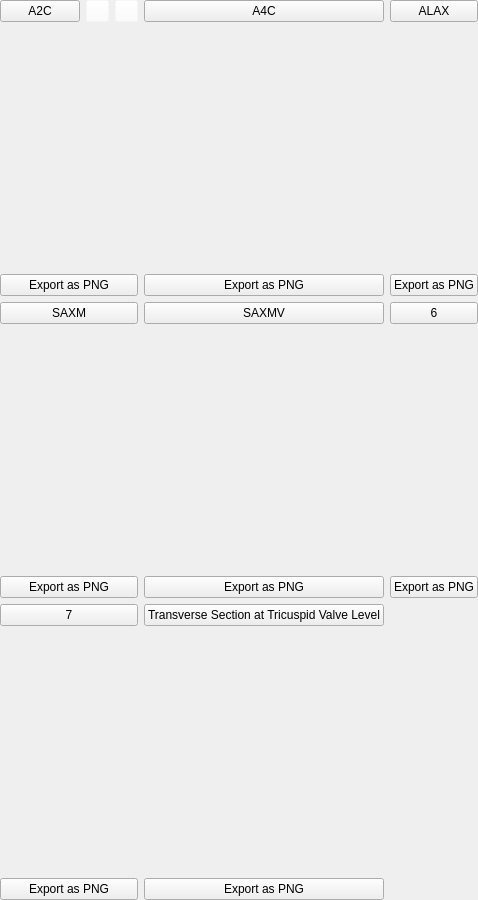
               <widget class="MyGridWidget" name="gridWidget_2" native="true">
                <property name="sizePolicy">
                 <sizepolicy hsizetype="Expanding" vsizetype="Expanding">
                  <horstretch>0</horstretch>
                  <verstretch>0</verstretch>
                 </sizepolicy>
                </property>
                <layout class="QGridLayout" name="gridLayout_3">
                 <property name="leftMargin">
                  <number>0</number>
                 </property>
                 <property name="topMargin">
                  <number>0</number>
                 </property>
                 <property name="rightMargin">
                  <number>0</number>
                 </property>
                 <property name="bottomMargin">
                  <number>0</number>
                 </property>
                 <item row="0" column="0">
                  <layout class="QVBoxLayout" name="verticalLayout_19">
                   <item>
                    <layout class="QHBoxLayout" name="horizontalLayout_8">
                     <item>
                      <widget class="QPushButton" name="pushButton_22">
                       <property name="sizePolicy">
                        <sizepolicy hsizetype="Expanding" vsizetype="Fixed">
                         <horstretch>0</horstretch>
                         <verstretch>0</verstretch>
                        </sizepolicy>
                       </property>
                       <property name="minimumSize">
                        <size>
                         <width>0</width>
                         <height>0</height>
                        </size>
                       </property>
                       <property name="maximumSize">
                        <size>
                         <width>16777215</width>
                         <height>16777215</height>
                        </size>
                       </property>
                       <property name="styleSheet">
                        <string notr="true">font: 10px &quot;MS Shell Dlg 2&quot;;</string>
                       </property>
                       <property name="text">
                        <string>A2C</string>
                       </property>
                      </widget>
                     </item>
                     <item>
                      <widget class="QPushButton" name="pushButton_12">
                       <property name="sizePolicy">
                        <sizepolicy hsizetype="Fixed" vsizetype="Fixed">
                         <horstretch>0</horstretch>
                         <verstretch>0</verstretch>
                        </sizepolicy>
                       </property>
                       <property name="maximumSize">
                        <size>
                         <width>23</width>
                         <height>16777215</height>
                        </size>
                       </property>
                       <property name="styleSheet">
                        <string notr="true">image: url(:/images/Counterclockwise_rotating_circular_arrow_symbol.png);
background-color: rgba(255, 255, 255, 0);</string>
                       </property>
                       <property name="text">
                        <string/>
                       </property>
                      </widget>
                     </item>
                     <item>
                      <widget class="QPushButton" name="pushButton_23">
                       <property name="sizePolicy">
                        <sizepolicy hsizetype="Fixed" vsizetype="Fixed">
                         <horstretch>0</horstretch>
                         <verstretch>0</verstretch>
                        </sizepolicy>
                       </property>
                       <property name="maximumSize">
                        <size>
                         <width>23</width>
                         <height>16777215</height>
                        </size>
                       </property>
                       <property name="styleSheet">
                        <string notr="true">image: url(:/images/Clockwise_rotating_circular_arrow_symbol.png);
background-color: rgba(255, 255, 255, 0);</string>
                       </property>
                       <property name="text">
                        <string/>
                       </property>
                      </widget>
                     </item>
                    </layout>
                   </item>
                   <item>
                    <widget class="QLabel" name="label_28">
                     <property name="sizePolicy">
                      <sizepolicy hsizetype="Expanding" vsizetype="Expanding">
                       <horstretch>0</horstretch>
                       <verstretch>0</verstretch>
                      </sizepolicy>
                     </property>
                     <property name="minimumSize">
                      <size>
                       <width>0</width>
                       <height>240</height>
                      </size>
                     </property>
                     <property name="maximumSize">
                      <size>
                       <width>16777215</width>
                       <height>16777215</height>
                      </size>
                     </property>
                     <property name="text">
                      <string/>
                     </property>
                     <property name="pixmap">
                      <pixmap>:/images/annotated_heart_sample.png</pixmap>
                     </property>
                     <property name="scaledContents">
                      <bool>true</bool>
                     </property>
                    </widget>
                   </item>
                   <item>
                    <widget class="QPushButton" name="pushButton_24">
                     <property name="sizePolicy">
                      <sizepolicy hsizetype="Expanding" vsizetype="Fixed">
                       <horstretch>0</horstretch>
                       <verstretch>0</verstretch>
                      </sizepolicy>
                     </property>
                     <property name="minimumSize">
                      <size>
                       <width>0</width>
                       <height>0</height>
                      </size>
                     </property>
                     <property name="maximumSize">
                      <size>
                       <width>16777215</width>
                       <height>16777215</height>
                      </size>
                     </property>
                     <property name="text">
                      <string>Export as PNG</string>
                     </property>
                    </widget>
                   </item>
                  </layout>
                 </item>
                 <item row="0" column="1">
                  <layout class="QVBoxLayout" name="verticalLayout_20">
                   <item>
                    <widget class="QPushButton" name="pushButton_25">
                     <property name="sizePolicy">
                      <sizepolicy hsizetype="Expanding" vsizetype="Fixed">
                       <horstretch>0</horstretch>
                       <verstretch>0</verstretch>
                      </sizepolicy>
                     </property>
                     <property name="minimumSize">
                      <size>
                       <width>0</width>
                       <height>0</height>
                      </size>
                     </property>
                     <property name="maximumSize">
                      <size>
                       <width>16777215</width>
                       <height>16777215</height>
                      </size>
                     </property>
                     <property name="styleSheet">
                      <string notr="true">font: 10px &quot;MS Shell Dlg 2&quot;;</string>
                     </property>
                     <property name="text">
                      <string>A4C</string>
                     </property>
                    </widget>
                   </item>
                   <item>
                    <widget class="QLabel" name="label_29">
                     <property name="sizePolicy">
                      <sizepolicy hsizetype="Expanding" vsizetype="Expanding">
                       <horstretch>0</horstretch>
                       <verstretch>0</verstretch>
                      </sizepolicy>
                     </property>
                     <property name="minimumSize">
                      <size>
                       <width>0</width>
                       <height>240</height>
                      </size>
                     </property>
                     <property name="maximumSize">
                      <size>
                       <width>16777215</width>
                       <height>16777215</height>
                      </size>
                     </property>
                     <property name="text">
                      <string/>
                     </property>
                     <property name="pixmap">
                      <pixmap>:/images/annotated_heart_sample.png</pixmap>
                     </property>
                     <property name="scaledContents">
                      <bool>true</bool>
                     </property>
                    </widget>
                   </item>
                   <item>
                    <widget class="QPushButton" name="pushButton_26">
                     <property name="sizePolicy">
                      <sizepolicy hsizetype="Expanding" vsizetype="Fixed">
                       <horstretch>0</horstretch>
                       <verstretch>0</verstretch>
                      </sizepolicy>
                     </property>
                     <property name="minimumSize">
                      <size>
                       <width>0</width>
                       <height>0</height>
                      </size>
                     </property>
                     <property name="maximumSize">
                      <size>
                       <width>16777215</width>
                       <height>16777215</height>
                      </size>
                     </property>
                     <property name="text">
                      <string>Export as PNG</string>
                     </property>
                    </widget>
                   </item>
                  </layout>
                 </item>
                 <item row="1" column="0">
                  <layout class="QVBoxLayout" name="verticalLayout_21">
                   <item>
                    <widget class="QPushButton" name="pushButton_27">
                     <property name="sizePolicy">
                      <sizepolicy hsizetype="Expanding" vsizetype="Fixed">
                       <horstretch>0</horstretch>
                       <verstretch>0</verstretch>
                      </sizepolicy>
                     </property>
                     <property name="minimumSize">
                      <size>
                       <width>0</width>
                       <height>0</height>
                      </size>
                     </property>
                     <property name="maximumSize">
                      <size>
                       <width>16777215</width>
                       <height>16777215</height>
                      </size>
                     </property>
                     <property name="styleSheet">
                      <string notr="true">font: 10px &quot;MS Shell Dlg 2&quot;;</string>
                     </property>
                     <property name="text">
                      <string>SAXM</string>
                     </property>
                    </widget>
                   </item>
                   <item>
                    <widget class="QLabel" name="label_30">
                     <property name="sizePolicy">
                      <sizepolicy hsizetype="Expanding" vsizetype="Expanding">
                       <horstretch>0</horstretch>
                       <verstretch>0</verstretch>
                      </sizepolicy>
                     </property>
                     <property name="minimumSize">
                      <size>
                       <width>0</width>
                       <height>240</height>
                      </size>
                     </property>
                     <property name="maximumSize">
                      <size>
                       <width>16777215</width>
                       <height>16777215</height>
                      </size>
                     </property>
                     <property name="text">
                      <string/>
                     </property>
                     <property name="pixmap">
                      <pixmap>:/images/annotated_heart_sample.png</pixmap>
                     </property>
                     <property name="scaledContents">
                      <bool>true</bool>
                     </property>
                    </widget>
                   </item>
                   <item>
                    <widget class="QPushButton" name="pushButton_28">
                     <property name="sizePolicy">
                      <sizepolicy hsizetype="Expanding" vsizetype="Fixed">
                       <horstretch>0</horstretch>
                       <verstretch>0</verstretch>
                      </sizepolicy>
                     </property>
                     <property name="minimumSize">
                      <size>
                       <width>0</width>
                       <height>0</height>
                      </size>
                     </property>
                     <property name="maximumSize">
                      <size>
                       <width>16777215</width>
                       <height>16777215</height>
                      </size>
                     </property>
                     <property name="text">
                      <string>Export as PNG</string>
                     </property>
                    </widget>
                   </item>
                  </layout>
                 </item>
                 <item row="1" column="1">
                  <layout class="QVBoxLayout" name="verticalLayout_22">
                   <item>
                    <widget class="QPushButton" name="pushButton_29">
                     <property name="sizePolicy">
                      <sizepolicy hsizetype="Expanding" vsizetype="Fixed">
                       <horstretch>0</horstretch>
                       <verstretch>0</verstretch>
                      </sizepolicy>
                     </property>
                     <property name="minimumSize">
                      <size>
                       <width>0</width>
                       <height>0</height>
                      </size>
                     </property>
                     <property name="maximumSize">
                      <size>
                       <width>16777215</width>
                       <height>16777215</height>
                      </size>
                     </property>
                     <property name="styleSheet">
                      <string notr="true">font: 10px &quot;MS Shell Dlg 2&quot;;</string>
                     </property>
                     <property name="text">
                      <string>SAXMV</string>
                     </property>
                    </widget>
                   </item>
                   <item>
                    <widget class="QLabel" name="label_31">
                     <property name="sizePolicy">
                      <sizepolicy hsizetype="Expanding" vsizetype="Expanding">
                       <horstretch>0</horstretch>
                       <verstretch>0</verstretch>
                      </sizepolicy>
                     </property>
                     <property name="minimumSize">
                      <size>
                       <width>0</width>
                       <height>240</height>
                      </size>
                     </property>
                     <property name="maximumSize">
                      <size>
                       <width>16777215</width>
                       <height>16777215</height>
                      </size>
                     </property>
                     <property name="text">
                      <string/>
                     </property>
                     <property name="pixmap">
                      <pixmap>:/images/annotated_heart_sample.png</pixmap>
                     </property>
                     <property name="scaledContents">
                      <bool>true</bool>
                     </property>
                    </widget>
                   </item>
                   <item>
                    <widget class="QPushButton" name="pushButton_30">
                     <property name="sizePolicy">
                      <sizepolicy hsizetype="Expanding" vsizetype="Fixed">
                       <horstretch>0</horstretch>
                       <verstretch>0</verstretch>
                      </sizepolicy>
                     </property>
                     <property name="minimumSize">
                      <size>
                       <width>0</width>
                       <height>0</height>
                      </size>
                     </property>
                     <property name="maximumSize">
                      <size>
                       <width>16777215</width>
                       <height>16777215</height>
                      </size>
                     </property>
                     <property name="text">
                      <string>Export as PNG</string>
                     </property>
                    </widget>
                   </item>
                  </layout>
                 </item>
                 <item row="0" column="2">
                  <layout class="QVBoxLayout" name="verticalLayout_23">
                   <item>
                    <widget class="QPushButton" name="pushButton_31">
                     <property name="sizePolicy">
                      <sizepolicy hsizetype="Expanding" vsizetype="Fixed">
                       <horstretch>0</horstretch>
                       <verstretch>0</verstretch>
                      </sizepolicy>
                     </property>
                     <property name="minimumSize">
                      <size>
                       <width>0</width>
                       <height>0</height>
                      </size>
                     </property>
                     <property name="maximumSize">
                      <size>
                       <width>16777215</width>
                       <height>16777215</height>
                      </size>
                     </property>
                     <property name="styleSheet">
                      <string notr="true">font: 10px &quot;MS Shell Dlg 2&quot;;</string>
                     </property>
                     <property name="text">
                      <string>ALAX</string>
                     </property>
                    </widget>
                   </item>
                   <item>
                    <widget class="QLabel" name="label_32">
                     <property name="sizePolicy">
                      <sizepolicy hsizetype="Expanding" vsizetype="Expanding">
                       <horstretch>0</horstretch>
                       <verstretch>0</verstretch>
                      </sizepolicy>
                     </property>
                     <property name="minimumSize">
                      <size>
                       <width>0</width>
                       <height>240</height>
                      </size>
                     </property>
                     <property name="maximumSize">
                      <size>
                       <width>16777215</width>
                       <height>16777215</height>
                      </size>
                     </property>
                     <property name="text">
                      <string/>
                     </property>
                     <property name="pixmap">
                      <pixmap>:/images/annotated_heart_sample.png</pixmap>
                     </property>
                     <property name="scaledContents">
                      <bool>true</bool>
                     </property>
                    </widget>
                   </item>
                   <item>
                    <widget class="QPushButton" name="pushButton_32">
                     <property name="sizePolicy">
                      <sizepolicy hsizetype="Expanding" vsizetype="Fixed">
                       <horstretch>0</horstretch>
                       <verstretch>0</verstretch>
                      </sizepolicy>
                     </property>
                     <property name="minimumSize">
                      <size>
                       <width>0</width>
                       <height>0</height>
                      </size>
                     </property>
                     <property name="maximumSize">
                      <size>
                       <width>16777215</width>
                       <height>16777215</height>
                      </size>
                     </property>
                     <property name="text">
                      <string>Export as PNG</string>
                     </property>
                    </widget>
                   </item>
                  </layout>
                 </item>
                 <item row="1" column="2">
                  <layout class="QVBoxLayout" name="verticalLayout_24">
                   <item>
                    <widget class="QPushButton" name="pushButton_33">
                     <property name="sizePolicy">
                      <sizepolicy hsizetype="Expanding" vsizetype="Fixed">
                       <horstretch>0</horstretch>
                       <verstretch>0</verstretch>
                      </sizepolicy>
                     </property>
                     <property name="minimumSize">
                      <size>
                       <width>0</width>
                       <height>0</height>
                      </size>
                     </property>
                     <property name="maximumSize">
                      <size>
                       <width>16777215</width>
                       <height>16777215</height>
                      </size>
                     </property>
                     <property name="styleSheet">
                      <string notr="true">font: 10px &quot;MS Shell Dlg 2&quot;;</string>
                     </property>
                     <property name="text">
                      <string>6</string>
                     </property>
                    </widget>
                   </item>
                   <item>
                    <widget class="QLabel" name="label_33">
                     <property name="sizePolicy">
                      <sizepolicy hsizetype="Expanding" vsizetype="Expanding">
                       <horstretch>0</horstretch>
                       <verstretch>0</verstretch>
                      </sizepolicy>
                     </property>
                     <property name="minimumSize">
                      <size>
                       <width>0</width>
                       <height>240</height>
                      </size>
                     </property>
                     <property name="maximumSize">
                      <size>
                       <width>16777215</width>
                       <height>16777215</height>
                      </size>
                     </property>
                     <property name="text">
                      <string/>
                     </property>
                     <property name="pixmap">
                      <pixmap>:/images/annotated_heart_sample.png</pixmap>
                     </property>
                     <property name="scaledContents">
                      <bool>true</bool>
                     </property>
                    </widget>
                   </item>
                   <item>
                    <widget class="QPushButton" name="pushButton_34">
                     <property name="sizePolicy">
                      <sizepolicy hsizetype="Expanding" vsizetype="Fixed">
                       <horstretch>0</horstretch>
                       <verstretch>0</verstretch>
                      </sizepolicy>
                     </property>
                     <property name="minimumSize">
                      <size>
                       <width>0</width>
                       <height>0</height>
                      </size>
                     </property>
                     <property name="maximumSize">
                      <size>
                       <width>16777215</width>
                       <height>16777215</height>
                      </size>
                     </property>
                     <property name="text">
                      <string>Export as PNG</string>
                     </property>
                    </widget>
                   </item>
                  </layout>
                 </item>
                 <item row="2" column="0">
                  <layout class="QVBoxLayout" name="verticalLayout_25">
                   <item>
                    <widget class="QPushButton" name="pushButton_35">
                     <property name="sizePolicy">
                      <sizepolicy hsizetype="Expanding" vsizetype="Fixed">
                       <horstretch>0</horstretch>
                       <verstretch>0</verstretch>
                      </sizepolicy>
                     </property>
                     <property name="minimumSize">
                      <size>
                       <width>0</width>
                       <height>0</height>
                      </size>
                     </property>
                     <property name="maximumSize">
                      <size>
                       <width>16777215</width>
                       <height>16777215</height>
                      </size>
                     </property>
                     <property name="styleSheet">
                      <string notr="true">font: 10px &quot;MS Shell Dlg 2&quot;;</string>
                     </property>
                     <property name="text">
                      <string>7</string>
                     </property>
                    </widget>
                   </item>
                   <item>
                    <widget class="QLabel" name="label_34">
                     <property name="sizePolicy">
                      <sizepolicy hsizetype="Expanding" vsizetype="Expanding">
                       <horstretch>0</horstretch>
                       <verstretch>0</verstretch>
                      </sizepolicy>
                     </property>
                     <property name="minimumSize">
                      <size>
                       <width>0</width>
                       <height>240</height>
                      </size>
                     </property>
                     <property name="maximumSize">
                      <size>
                       <width>16777215</width>
                       <height>16777215</height>
                      </size>
                     </property>
                     <property name="text">
                      <string/>
                     </property>
                     <property name="pixmap">
                      <pixmap>:/images/annotated_heart_sample.png</pixmap>
                     </property>
                     <property name="scaledContents">
                      <bool>true</bool>
                     </property>
                    </widget>
                   </item>
                   <item>
                    <widget class="QPushButton" name="pushButton_36">
                     <property name="sizePolicy">
                      <sizepolicy hsizetype="Expanding" vsizetype="Fixed">
                       <horstretch>0</horstretch>
                       <verstretch>0</verstretch>
                      </sizepolicy>
                     </property>
                     <property name="minimumSize">
                      <size>
                       <width>0</width>
                       <height>0</height>
                      </size>
                     </property>
                     <property name="maximumSize">
                      <size>
                       <width>16777215</width>
                       <height>16777215</height>
                      </size>
                     </property>
                     <property name="text">
                      <string>Export as PNG</string>
                     </property>
                    </widget>
                   </item>
                  </layout>
                 </item>
                 <item row="2" column="1">
                  <layout class="QVBoxLayout" name="verticalLayout_26">
                   <item>
                    <widget class="QPushButton" name="pushButton_37">
                     <property name="sizePolicy">
                      <sizepolicy hsizetype="Expanding" vsizetype="Fixed">
                       <horstretch>0</horstretch>
                       <verstretch>0</verstretch>
                      </sizepolicy>
                     </property>
                     <property name="minimumSize">
                      <size>
                       <width>0</width>
                       <height>0</height>
                      </size>
                     </property>
                     <property name="maximumSize">
                      <size>
                       <width>16777215</width>
                       <height>16777215</height>
                      </size>
                     </property>
                     <property name="styleSheet">
                      <string notr="true">font: 10px &quot;MS Shell Dlg 2&quot;;</string>
                     </property>
                     <property name="text">
                      <string>Transverse Section at Tricuspid Valve Level</string>
                     </property>
                    </widget>
                   </item>
                   <item>
                    <widget class="QLabel" name="label_35">
                     <property name="sizePolicy">
                      <sizepolicy hsizetype="Expanding" vsizetype="MinimumExpanding">
                       <horstretch>0</horstretch>
                       <verstretch>0</verstretch>
                      </sizepolicy>
                     </property>
                     <property name="minimumSize">
                      <size>
                       <width>0</width>
                       <height>240</height>
                      </size>
                     </property>
                     <property name="maximumSize">
                      <size>
                       <width>16777215</width>
                       <height>16777215</height>
                      </size>
                     </property>
                     <property name="text">
                      <string/>
                     </property>
                     <property name="pixmap">
                      <pixmap>:/images/annotated_heart_sample.png</pixmap>
                     </property>
                     <property name="scaledContents">
                      <bool>true</bool>
                     </property>
                    </widget>
                   </item>
                   <item>
                    <widget class="QPushButton" name="pushButton_38">
                     <property name="sizePolicy">
                      <sizepolicy hsizetype="Expanding" vsizetype="Fixed">
                       <horstretch>0</horstretch>
                       <verstretch>0</verstretch>
                      </sizepolicy>
                     </property>
                     <property name="minimumSize">
                      <size>
                       <width>0</width>
                       <height>0</height>
                      </size>
                     </property>
                     <property name="maximumSize">
                      <size>
                       <width>16777215</width>
                       <height>16777215</height>
                      </size>
                     </property>
                     <property name="text">
                      <string>Export as PNG</string>
                     </property>
                    </widget>
                   </item>
                  </layout>
                 </item>
                </layout>
               </widget>
